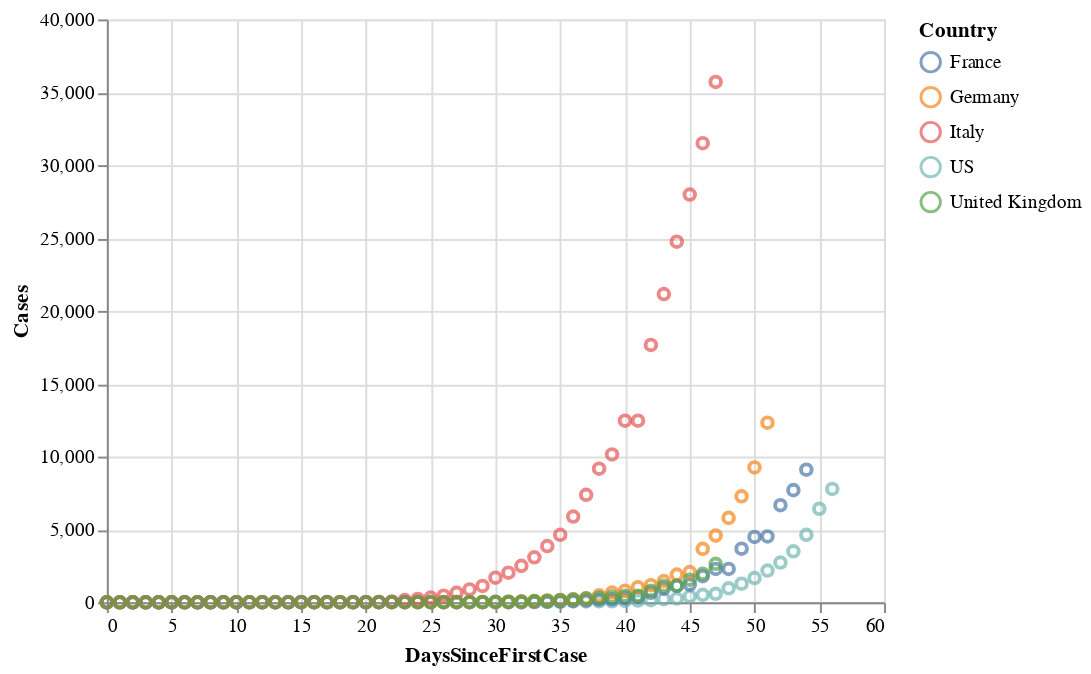

Write notebook code for a chart like this one.
### Code cell
# discard all data from before cases showed up in a country
positive_cases = covid19_with_delta[covid19_with_delta.DaysSinceFirstCase >= 0]
# alt.Chart(positive_cases[positive_cases.Country.isin(['US', 'UK'])]).mark_point().encode(x='DateSinceFirstCase', y='Cases', color='Country')
alt.Chart(positive_cases[positive_cases.Country.isin(['US', 
                                                      'United Kingdom', 
#                                                       'Iran', 
                                                      'Italy', 
                                                      'Germany', 'France'])]).mark_point().encode(x='DaysSinceFirstCase', y='Cases', color='Country')

### Figure 1 — Vega-Lite specification as saved in the notebook (floating-point values rounded to 4 significant figures; data arrays with more than 128 entries replaced by an {"elided": "..."} marker saying what was removed)
{"config": {"view": {"continuousWidth": 400, "continuousHeight": 300}}, "data": {"name": "data-6f8a1eb4d245a035eab07b798239320c"}, "mark": "point", "encoding": {"color": {"type": "nominal", "field": "Country"}, "x": {"type": "quantitative", "field": "DaysSinceFirstCase"}, "y": {"type": "quantitative", "field": "Cases"}}, "$schema": "https://vega.github.io/schema/vega-lite/v4.0.2.json", "datasets": {"data-6f8a1eb4d245a035eab07b798239320c": {"elided": "260 records"}}}
